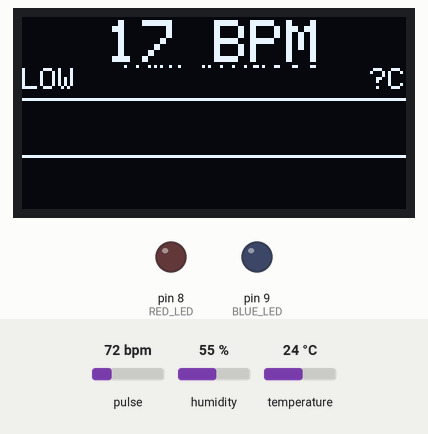
A sketch run on a simulated Arduino Uno, built with avr-gcc and run on an emulated ATmega328P. On the bench: 128×64 one-colour display, output pins drawn as LEDs (lit = HIGH). The test bench sets the inputs (shaded band); at power-on: pulse 72 bpm, temperature 24 °C, humidity 55 %. What the sketch prints to the serial monitor is not drawn.

Above: at 2.7 s.
2.8 s: pulse set to 130 bpm
At 4.63 s:
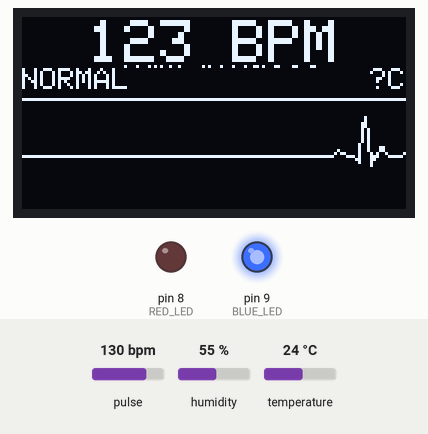
4.7 s: pulse set to 42 bpm
At 6.19 s:
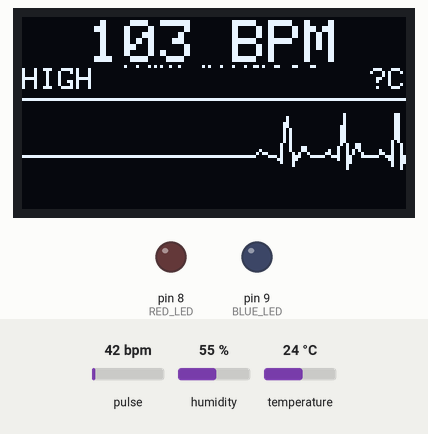
6.3 s: temperature set to 12 °C
8.4 s: pulse set to 71 bpm
At 9.1 s:
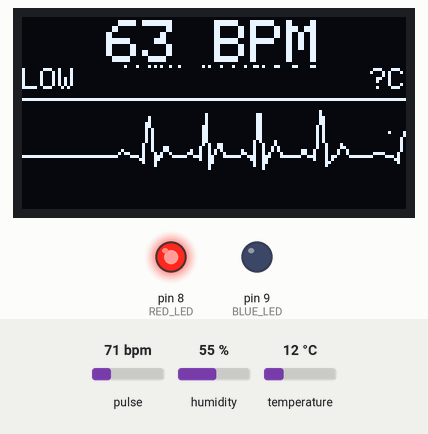
9.9 s: temperature set to 19 °C
Timing chart, 0 to 16.9 s (numbered marks = the images above; inputs shaded):
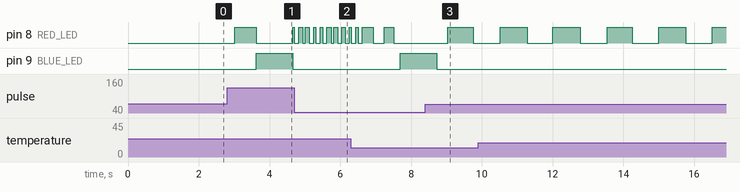

Measured:
- after the input at 2.8 s, pin 9 (BLUE_LED): LOW → HIGH after 0.82 s, → LOW 1.0 s later
- by itself, pin 8 (RED_LED): alternates HIGH for 0.76 s and LOW for 0.76 s

The sketch:

stress_monitor.ino
```cpp
#include <Wire.h>
#include "MAX30105.h"
#include "heartRate.h"
#include <Adafruit_GFX.h>
#include <Adafruit_SSD1306.h>
#include <DHT.h>
#include <avr/pgmspace.h>

// ---------------- HARDWARE CONSTANTS ----------------
#define SCREEN_WIDTH   128
#define SCREEN_HEIGHT  64
#define OLED_RESET     -1
#define RED_LED        8
#define BLUE_LED       9
#define DHTPIN         2
#define DHTTYPE        DHT11

// ---------------- TWO-COLOUR OLED ZONE MAP ----------
//
//  Rows  0 – 15  → YELLOW zone  (BPM)
//  Rows 16 – 26  → BLUE zone    (Stress + Temp)
//  Row       27  → Divider line
//  Rows 28 – 63  → BLUE zone    (ECG — 36px tall)
//
#define YELLOW_TOP     0
#define YELLOW_HEIGHT  16
#define TEXT_ROW       17
#define DIVIDER_ROW    27
#define ECG_TOP        28
#define ECG_HEIGHT     (SCREEN_HEIGHT - ECG_TOP)
#define ECG_BASELINE   (ECG_TOP + ECG_HEIGHT / 2)
#define ECG_COLS       SCREEN_WIDTH

// ---------------- ECG AMPLITUDE ---------------------
#define ECG_AMP_LOW    10
#define ECG_AMP_NORMAL 13
#define ECG_AMP_MOD    15
#define ECG_AMP_HIGH   17

// ---------------- TIMING ----------------------------
#define DISPLAY_INTERVAL  1000
#define DHT_INTERVAL      2000
#define ECG_INTERVAL      28
#define OLED_INTERVAL     55
#define SERIAL_INTERVAL   100

// ---------------- LED BLINK PERIODS -----------------
#define BLINK_HIGH   200
#define BLINK_MOD    600
#define BLINK_LOW    1500

// ---------------- STRESS ENUM -----------------------
enum StressLevel : uint8_t {
  STRESS_NO_DATA = 0,
  STRESS_LOW,
  STRESS_NORMAL,
  STRESS_MODERATE,
  STRESS_HIGH
};

const char S0[] PROGMEM = "NO DATA ";
const char S1[] PROGMEM = "LOW     ";
const char S2[] PROGMEM = "NORMAL  ";
const char S3[] PROGMEM = "MODERATE";
const char S4[] PROGMEM = "HIGH    ";
const char* const STRESS_LABELS[] PROGMEM = { S0, S1, S2, S3, S4 };

// ---------------- PQRST IN PROGMEM ------------------
const float PQRST[] PROGMEM = {
  0.00, 0.00, 0.00, 0.00, 0.00,
  0.08, 0.15, 0.20, 0.15, 0.08,
  0.00, 0.00, 0.00, 0.00,
  -0.10, -0.20,
  0.50, 0.85, 1.00, 0.85, 0.50,
  -0.25, -0.15,
  0.00, 0.00, 0.00,
  0.08, 0.18, 0.28, 0.30, 0.28, 0.18, 0.08,
  0.00, 0.00, 0.00, 0.00, 0.00, 0.00, 0.00, 0.00
};
#define PQRST_LEN 40

// ---------------- OBJECTS ---------------------------
Adafruit_SSD1306 display(SCREEN_WIDTH, SCREEN_HEIGHT, &Wire, OLED_RESET);
MAX30105 particleSensor;
DHT dht(DHTPIN, DHTTYPE);

// ---------------- HEART RATE ------------------------
const byte RATE_SIZE = 4;
uint16_t rates[RATE_SIZE];
byte  rateSpot    = 0;
long  lastBeat    = 0;
float beatAvg     = 0;
float lastBeatAvg = -1;

// ---------------- ENVIRONMENT -----------------------
float temperature = 0;
float humidity    = 0;

// ---------------- STATE -----------------------------
StressLevel stressLevel = STRESS_NO_DATA;

// ---------------- TIMING ----------------------------
unsigned long lastDisplayUpdate = 0;
unsigned long lastDHTRead       = 0;
unsigned long lastECGUpdate     = 0;
unsigned long lastOLED          = 0;
unsigned long lastSerialOut     = 0;

// ---------------- ECG BUFFER ------------------------
int8_t ecgBuffer[ECG_COLS];
int    ecgWritePos = 0;
float  pqrstIndex  = 0.0f;
float  pqrstStep   = 1.0f;

// ---------------- DIRTY FLAGS -----------------------
int     lastBPM    = -1;
uint8_t lastStress = 255;
int     lastTemp10 = -9999;

// ======================================================
void setup() {
  Serial.begin(115200);
  Wire.begin();
  Wire.setClock(400000);

  pinMode(RED_LED,  OUTPUT);
  pinMode(BLUE_LED, OUTPUT);

  // Ensure LEDs start OFF cleanly
  digitalWrite(RED_LED,  LOW);
  digitalWrite(BLUE_LED, LOW);

  if (!display.begin(SSD1306_SWITCHCAPVCC, 0x3C)) {
    Serial.println(F("OLED init failed!"));
    while (1);
  }

  display.clearDisplay();
  display.setTextColor(SSD1306_WHITE);
  display.setTextSize(1);
  display.setCursor(16, 2);  display.print(F("STRESS MONITOR"));
  display.setCursor(34, 11); display.print(F("Starting..."));
  display.display();
  delay(1500);

  if (!particleSensor.begin(Wire, 400000UL)) {
    Serial.println(F("MAX30102 not found!"));
    while (1);
  }
  particleSensor.setup();
  particleSensor.setPulseAmplitudeRed(0x0A);
  particleSensor.setPulseAmplitudeGreen(0);

  dht.begin();

  for (int i = 0; i < ECG_COLS; i++) ecgBuffer[i] = (int8_t)ECG_BASELINE;

  Serial.println(F("Ready."));
}

// ======================================================
void loop() {

  // ── 1. HEART RATE ───────────────────────────────────
  long irValue = particleSensor.getIR();

  if (irValue > 50000) {
    if (checkForBeat(irValue)) {
      long delta = millis() - lastBeat;
      lastBeat   = millis();
      float bpm  = 60000.0f / (float)delta;

      if (bpm > 40 && bpm < 200) {
        rates[rateSpot++] = (uint16_t)bpm;
        rateSpot %= RATE_SIZE;
        float sum = 0;
        for (byte x = 0; x < RATE_SIZE; x++) sum += rates[x];
        beatAvg = sum / RATE_SIZE;
      }
    }
  } else {
    beatAvg  = 0;
    rateSpot = 0;
    memset(rates, 0, sizeof(rates));
  }

  // ── 2. DHT ──────────────────────────────────────────
  if (millis() - lastDHTRead > DHT_INTERVAL) {
    lastDHTRead = millis();
    float t = dht.readTemperature();
    float h = dht.readHumidity();
    if (!isnan(t) && !isnan(h)) { temperature = t; humidity = h; }
  }

  // ── 3. LEDs ─────────────────────────────────────────
  handleLEDs();

  // ── 4. ECG BUFFER ───────────────────────────────────
  if (millis() - lastECGUpdate > ECG_INTERVAL) {
    lastECGUpdate = millis();
    if (beatAvg != lastBeatAvg) {
      lastBeatAvg = beatAvg;
      if (beatAvg > 0) {
        float upb = (60.0f / beatAvg) * (1000.0f / ECG_INTERVAL);
        pqrstStep = (float)PQRST_LEN / upb;
      }
    }
    updateECGBuffer();
  }

  // ── 5. STRESS RECALC ────────────────────────────────
  if (millis() - lastDisplayUpdate > DISPLAY_INTERVAL) {
    lastDisplayUpdate = millis();
    calculateStress();
  }

  // ── 6. SERIAL JSON ──────────────────────────────────
  if (millis() - lastSerialOut > SERIAL_INTERVAL) {
    lastSerialOut = millis();
    sendJSON();
  }

  // ── 7. UNIFIED OLED RENDER ──────────────────────────
  if (millis() - lastOLED > OLED_INTERVAL) {
    lastOLED = millis();
    renderOLED();
  }
}

// ======================================================
// LED CONTROL
// FIX: uses static variables to track last state
// digitalWrite is ONLY called when state actually changes
// This eliminates thousands of unnecessary GPIO switches per second
// which were causing power rail noise that corrupted I2C / OLED
void handleLEDs() {
  static bool lastRedState  = false;
  static bool lastBlueState = false;

  bool newRed  = false;
  bool newBlue = false;

  switch (stressLevel) {
    case STRESS_HIGH:
      newRed = (millis() % BLINK_HIGH < (BLINK_HIGH / 2));
      break;
    case STRESS_MODERATE:
      newRed = (millis() % BLINK_MOD < (BLINK_MOD / 2));
      break;
    case STRESS_NORMAL:
      newBlue = true;
      break;
    case STRESS_LOW:
      newRed = (millis() % BLINK_LOW < (BLINK_LOW / 2));
      break;
    default:   // NO DATA — both off
      break;
  }

  // Only write to GPIO pin if the state has changed
  if (newRed  != lastRedState)  {
    digitalWrite(RED_LED,  newRed  ? HIGH : LOW);
    lastRedState  = newRed;
  }
  if (newBlue != lastBlueState) {
    digitalWrite(BLUE_LED, newBlue ? HIGH : LOW);
    lastBlueState = newBlue;
  }
}

// ======================================================
// ECG BUFFER — pre-computed Y pixel positions
void updateECGBuffer() {
  int8_t yPixel;

  if (beatAvg <= 0) {
    yPixel     = (int8_t)ECG_BASELINE;
    pqrstIndex = 0.0f;
  } else {
    int idx = (int)pqrstIndex;
    if (idx >= PQRST_LEN) idx = 0;
    float sample = pgm_read_float(&PQRST[idx]);

    uint8_t amp;
    switch (stressLevel) {
      case STRESS_HIGH:     amp = ECG_AMP_HIGH;   break;
      case STRESS_MODERATE: amp = ECG_AMP_MOD;    break;
      case STRESS_NORMAL:   amp = ECG_AMP_NORMAL; break;
      default:              amp = ECG_AMP_LOW;    break;
    }

    int y = ECG_BASELINE - (int)(sample * amp);
    yPixel = (int8_t)constrain(y, ECG_TOP, ECG_TOP + ECG_HEIGHT - 1);

    pqrstIndex += pqrstStep;
    if (pqrstIndex >= PQRST_LEN) pqrstIndex -= PQRST_LEN;
  }

  ecgBuffer[ecgWritePos] = yPixel;
  ecgWritePos = (ecgWritePos + 1) % ECG_COLS;
}

// ======================================================
// UNIFIED OLED RENDER — one display.display() call per frame
void renderOLED() {

  // ── YELLOW ZONE: BPM (rows 0–15) ──────────────────
  bool bpmChanged = ((int)beatAvg != lastBPM);
  if (bpmChanged) {
    lastBPM = (int)beatAvg;
    display.fillRect(0, YELLOW_TOP, SCREEN_WIDTH, YELLOW_HEIGHT, SSD1306_BLACK);
    display.setTextColor(SSD1306_WHITE);

    if (beatAvg > 0) {
      display.setTextSize(2);
      char bpmStr[10];
      snprintf(bpmStr, sizeof(bpmStr), "%d BPM", (int)beatAvg);
      int16_t x1, y1; uint16_t w, h;
      display.getTextBounds(bpmStr, 0, 0, &x1, &y1, &w, &h);
      display.setCursor((SCREEN_WIDTH - w) / 2, 1);
      display.print(bpmStr);
    } else {
      display.setTextSize(1);
      display.setCursor(16, 5);
      display.print(F("-- PLACE FINGER --"));
    }
  }

  // ── BLUE TEXT ZONE: Stress + Temp (rows 17–26) ────
  bool stressChanged = (stressLevel != lastStress);
  int  tempNow10     = (int)(temperature * 10);
  bool tempChanged   = (tempNow10 != lastTemp10);

  if (stressChanged || tempChanged) {
    lastStress = stressLevel;
    lastTemp10 = tempNow10;

    display.fillRect(0, TEXT_ROW, SCREEN_WIDTH, DIVIDER_ROW - TEXT_ROW, SSD1306_BLACK);
    display.setTextSize(1);
    display.setTextColor(SSD1306_WHITE);

    // Stress — left
    char stressBuf[9];
    strcpy_P(stressBuf, (char*)pgm_read_ptr(&STRESS_LABELS[stressLevel]));
    display.setCursor(0, TEXT_ROW);
    display.print(stressBuf);

    // Temp — right aligned
    char tempBuf[8];
    if (temperature > 0)
      snprintf(tempBuf, sizeof(tempBuf), "%.1fC", temperature);
    else
      snprintf(tempBuf, sizeof(tempBuf), "--C");
    int tempWidth = strlen(tempBuf) * 6;
    display.setCursor(SCREEN_WIDTH - tempWidth, TEXT_ROW);
    display.print(tempBuf);
  }

  // ── DIVIDER LINE (row 27) ──────────────────────────
  display.drawFastHLine(0, DIVIDER_ROW, SCREEN_WIDTH, SSD1306_WHITE);

  // ── BLUE ECG ZONE (rows 28–63) ────────────────────
  display.fillRect(0, ECG_TOP, SCREEN_WIDTH, ECG_HEIGHT, SSD1306_BLACK);

  if (beatAvg <= 0) {
    display.drawFastHLine(0, ECG_BASELINE, SCREEN_WIDTH, SSD1306_WHITE);
    display.setTextSize(1);
    display.setCursor(28, ECG_BASELINE - 9);
    display.print(F("NO SIGNAL"));

  } else {
    // drawLine between adjacent points — no gaps in waveform
    for (int col = 0; col < ECG_COLS - 1; col++) {
      int8_t y0 = ecgBuffer[(ecgWritePos + col)     % ECG_COLS];
      int8_t y1 = ecgBuffer[(ecgWritePos + col + 1) % ECG_COLS];
      display.drawLine(col, (int)y0, col + 1, (int)y1, SSD1306_WHITE);
    }

    // Blinking write-head cursor
    if (millis() % 600 < 300) {
      int8_t curY = ecgBuffer[(ecgWritePos - 1 + ECG_COLS) % ECG_COLS];
      display.drawPixel(ecgWritePos % ECG_COLS, (int)curY, SSD1306_WHITE);
    }
  }

  // ONE display call for the entire frame
  display.display();
}

// ======================================================
void calculateStress() {
  if (beatAvg == 0) { stressLevel = STRESS_NO_DATA; return; }
  if      (beatAvg < 75)   stressLevel = STRESS_LOW;
  else if (beatAvg < 90)   stressLevel = STRESS_NORMAL;
  else if (beatAvg <= 110) stressLevel = STRESS_MODERATE;
  else                     stressLevel = STRESS_HIGH;
  if (temperature > 30 && humidity > 70)
    if (stressLevel < STRESS_HIGH)
      stressLevel = (StressLevel)(stressLevel + 1);
}

// ======================================================
void sendJSON() {
  int idx = (int)pqrstIndex % PQRST_LEN;
  float ecgVal = (beatAvg > 0) ? pgm_read_float(&PQRST[idx]) : 0.0f;

  char stressBuf[9];
  strcpy_P(stressBuf, (char*)pgm_read_ptr(&STRESS_LABELS[stressLevel]));
  for (int i = 7; i >= 0 && stressBuf[i] == ' '; i--) stressBuf[i] = '\0';

  Serial.print(F("{\"bpm\":"));      Serial.print((int)beatAvg);
  Serial.print(F(",\"stress\":\"")); Serial.print(stressBuf);
  Serial.print(F("\",\"temp\":"));   Serial.print(temperature, 1);
  Serial.print(F(",\"hum\":"));      Serial.print((int)humidity);
  Serial.print(F(",\"ecg\":"));      Serial.print(ecgVal, 3);
  Serial.println(F(",\"connected\":true}"));
}
```
